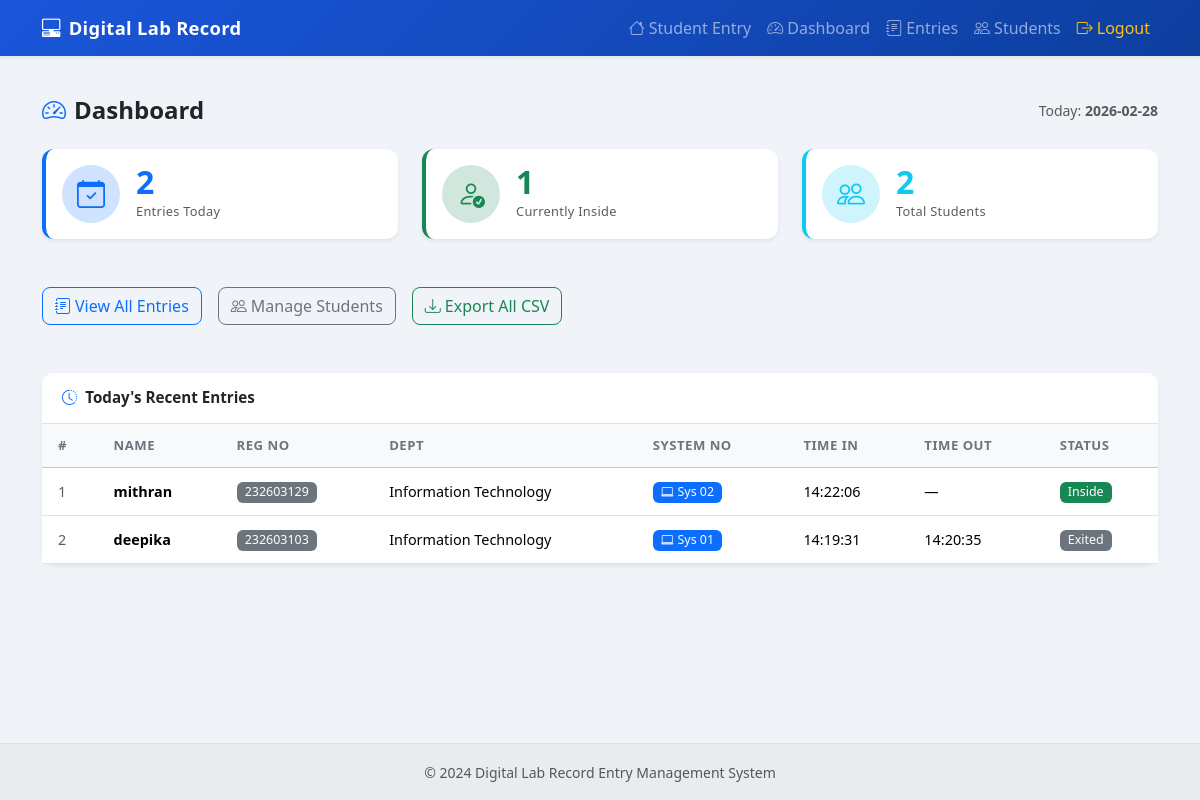
The app's page /admin/dashboard (signed in) with its own data.
### tables this page shows
CREATE TABLE entries (
            id          INTEGER PRIMARY KEY AUTOINCREMENT,
            student_id  INTEGER NOT NULL,
            lab_name    TEXT    NOT NULL DEFAULT 'Computer Lab',
            system_no   TEXT,
            time_in     TEXT    NOT NULL,
            time_out    TEXT,
            date        TEXT    NOT NULL,
            FOREIGN KEY (student_id) REFERENCES students(id)
        );

CREATE TABLE students (
            id      INTEGER PRIMARY KEY AUTOINCREMENT,
            name    TEXT    NOT NULL,
            reg_no  TEXT    NOT NULL UNIQUE,
            dept    TEXT    NOT NULL
        );

### app.py (the view)
@app.route("/admin/dashboard")
@login_required
def admin_dashboard():
    conn = get_db()
    today = date.today().isoformat()
    total_today = conn.execute(
        "SELECT COUNT(*) FROM entries WHERE date = ?", (today,)
    ).fetchone()[0]
    inside_now = conn.execute(
        "SELECT COUNT(*) FROM entries WHERE date = ? AND time_out IS NULL", (today,)
    ).fetchone()[0]
    total_students = conn.execute(
        "SELECT COUNT(*) FROM students"
    ).fetchone()[0]
    recent_entries = conn.execute("""
        SELECT e.id, s.name, s.reg_no, s.dept,
               e.lab_name, e.system_no, e.time_in, e.time_out, e.date
        FROM entries e
        JOIN students s ON e.student_id = s.id
        WHERE e.date = ?
        ORDER BY e.id DESC
        LIMIT 10
    """, (today,)).fetchall()
    conn.close()
    return render_template(
        "admin_dashboard.html",
        total_today=total_today,
        inside_now=inside_now,
        total_students=total_students,
        recent_entries=recent_entries,
        today=today
    )

### app.py (called while the page is built)
def get_db():
    conn = sqlite3.connect(DATABASE)
    conn.row_factory = sqlite3.Row  # Access columns by name
    return conn

def is_logged_in():
    return session.get("admin_logged_in") is True

def login_required(f):
    from functools import wraps
    @wraps(f)
    def decorated(*args, **kwargs):
        if not is_logged_in():
            flash("Please login to access the admin panel.", "warning")
            return redirect(url_for("admin_login"))
        return f(*args, **kwargs)
    return decorated

### templates/admin_dashboard.html (shortened to what this page needs)
{% extends "base.html" %}
{% block content %}
<div class="d-flex justify-content-between align-items-center mb-4">
  <h4 class="fw-bold mb-0"><i class="bi bi-speedometer2 me-2 text-primary"></i>Dashboard</h4>
  <span class="text-muted small">Today: <strong>{{ today }}</strong></span>
</div>
<div class="row g-4 mb-5">
  <div class="col-md-4">
    <div class="card stat-card border-0 shadow-sm h-100 border-start border-4 border-primary">
      <div class="card-body d-flex align-items-center gap-3">
        <div class="stat-icon bg-primary-subtle text-primary rounded-circle p-3">
          <i class="bi bi-calendar-check fs-3"></i>
        </div>
        <div>
          <div class="stat-value text-primary">{{ total_today }}</div>
          <div class="stat-label text-muted">Entries Today</div>
        </div>
      </div>
    </div>
  </div>
  <div class="col-md-4">
    <div class="card stat-card border-0 shadow-sm h-100 border-start border-4 border-success">
      <div class="card-body d-flex align-items-center gap-3">
        <div class="stat-icon bg-success-subtle text-success rounded-circle p-3">
          <i class="bi bi-person-check fs-3"></i>
        </div>
        <div>
          <div class="stat-value text-success">{{ inside_now }}</div>
          <div class="stat-label text-muted">Currently Inside</div>
        </div>
      </div>
    </div>
  </div>
  <div class="col-md-4">
    <div class="card stat-card border-0 shadow-sm h-100 border-start border-4 border-info">
      <div class="card-body d-flex align-items-center gap-3">
        <div class="stat-icon bg-info-subtle text-info rounded-circle p-3">
          <i class="bi bi-people fs-3"></i>
        </div>
        <div>
          <div class="stat-value text-info">{{ total_students }}</div>
          <div class="stat-label text-muted">Total Students</div>
        </div>
      </div>
    </div>
  </div>
</div>
<div class="row g-3 mb-5">
  <div class="col-auto">
    <a href="{{ url_for('admin_entries') }}" class="btn btn-outline-primary">
      <i class="bi bi-journal-text me-1"></i>View All Entries
    </a>
  </div>
  <div class="col-auto">
    <a href="{{ url_for('admin_students') }}" class="btn btn-outline-secondary">
      <i class="bi bi-people me-1"></i>Manage Students
    </a>
  </div>
  <div class="col-auto">
    <a href="{{ url_for('admin_export') }}" class="btn btn-outline-success">
      <i class="bi bi-download me-1"></i>Export All CSV
    </a>
  </div>
</div>
<div class="card border-0 shadow-sm">
  <div class="card-header bg-white fw-semibold border-bottom">
    <i class="bi bi-clock-history me-2 text-primary"></i>Today's Recent Entries
  </div>
  <div class="card-body p-0">
    {% if recent_entries %}
    <div class="table-responsive">
      <table class="table table-hover align-middle mb-0">
        <thead class="table-light">
          <tr>
            <th>#</th>
            <th>Name</th>
            <th>Reg No</th>
            <th>Dept</th>
            <th>System No</th>
            <th>Time In</th>
            <th>Time Out</th>
            <th>Status</th>
          </tr>
        </thead>
        <tbody>
          {% for e in recent_entries %}
          <tr>
            <td class="text-muted small">{{ loop.index }}</td>
            <td class="fw-semibold">{{ e.name }}</td>
            <td><span class="badge bg-secondary">{{ e.reg_no }}</span></td>
            <td>{{ e.dept }}</td>
            <td>
              {% if e.system_no %}
                <span class="badge bg-primary"><i class="bi bi-laptop me-1"></i>Sys {{ e.system_no }}</span>
              {% else %}—{% endif %}
            </td>
            <td>{{ e.time_in }}</td>
            <td>{{ e.time_out or '—' }}</td>
            <td>
              {% if e.time_out %}
                <span class="badge bg-secondary">Exited</span>
              {% else %}
                <span class="badge bg-success">Inside</span>
              {% endif %}
            </td>
          </tr>
          {% endfor %}
        </tbody>
      </table>
    </div>
    {% else %}
    <div class="text-center text-muted py-5">
      <i class="bi bi-inbox display-6 d-block mb-2"></i>
      No entries recorded today.
    </div>
    {% endif %}
  </div>
</div>
{% endblock %}

### templates/base.html (shortened to what this page needs)
<!DOCTYPE html>
<html lang="en">
<head>
  <link href="https://cdn.jsdelivr.net/npm/bootstrap@5.3.2/dist/css/bootstrap.min.css" rel="stylesheet"/>
  <link href="https://cdn.jsdelivr.net/npm/bootstrap-icons@1.11.3/font/bootstrap-icons.min.css" rel="stylesheet"/>
  <link rel="stylesheet" href="{{ url_for('static', filename='css/style.css') }}"/>
</head>
<body>
  <nav class="navbar navbar-expand-lg navbar-dark bg-primary shadow-sm">
    <div class="container">
      <a class="navbar-brand fw-bold" href="{{ url_for('index') }}">
        <i class="bi bi-pc-display-horizontal me-2"></i>Digital Lab Record
      </a>
      <div class="collapse navbar-collapse" id="navMenu">
        <ul class="navbar-nav ms-auto">
          <li class="nav-item">
            <a class="nav-link" href="{{ url_for('index') }}">
              <i class="bi bi-house me-1"></i>Student Entry
            </a>
          </li>
          {% if session.get('admin_logged_in') %}
          <li class="nav-item">
            <a class="nav-link" href="{{ url_for('admin_dashboard') }}">
              <i class="bi bi-speedometer2 me-1"></i>Dashboard
            </a>
          </li>
          <li class="nav-item">
            <a class="nav-link" href="{{ url_for('admin_entries') }}">
              <i class="bi bi-journal-text me-1"></i>Entries
            </a>
          </li>
          <li class="nav-item">
            <a class="nav-link" href="{{ url_for('admin_students') }}">
              <i class="bi bi-people me-1"></i>Students
            </a>
          </li>
          <li class="nav-item">
            <a class="nav-link text-warning" href="{{ url_for('admin_logout') }}">
              <i class="bi bi-box-arrow-right me-1"></i>Logout
            </a>
          </li>
          {% else %}
          <li class="nav-item">
            <a class="nav-link" href="{{ url_for('admin_login') }}">
              <i class="bi bi-shield-lock me-1"></i>Admin
            </a>
          </li>
          {% endif %}
        </ul>
      </div>
    </div>
  </nav>
  <main class="container py-4">
    {% block content %}{% endblock %}
  </main>
  <footer class="footer-bar text-center py-3 mt-auto">
    <small class="text-muted">
      &copy; 2024 Digital Lab Record Entry Management System
    </small>
  </footer>
</body>
</html>

### static/css/style.css (style rules this page uses)
body { background-color: #f0f4f8; font-family: "Segoe UI", system-ui, -apple-system, sans-serif; min-height: 100vh; display: flex; flex-direction: column; }
main { flex: 1; }
.navbar { background: linear-gradient(135deg, #1a56db, #0d3e9e) !important; }
.navbar-brand { font-size: 1.15rem; letter-spacing: 0.3px; }
.card { border-radius: 12px; }
.card-header { border-radius: 12px 12px 0 0 !important; padding: 0.85rem 1.25rem; font-size: 0.95rem; }
.stat-card { border-radius: 12px; transition: transform 0.2s ease, box-shadow 0.2s ease; }
.stat-icon { width: 58px; height: 58px; display: flex; align-items: center; justify-content: center; flex-shrink: 0; }
.stat-value { font-size: 2rem; font-weight: 700; line-height: 1; }
.stat-label { font-size: 0.8rem; margin-top: 4px; letter-spacing: 0.3px; }
.table thead th { font-size: 0.82rem; text-transform: uppercase; letter-spacing: 0.5px; color: #6c757d; border-top: none; padding: 0.75rem 1rem; }
.table tbody td { padding: 0.75rem 1rem; font-size: 0.9rem; vertical-align: middle; }
.btn { border-radius: 8px; font-weight: 500; }
.badge { font-weight: 500; font-size: 0.78rem; border-radius: 6px; }
.footer-bar { background-color: #e9ecef; border-top: 1px solid #dee2e6; }

### records on screen
entries: name "mithran", reg_no "232603129", dept "Information Technology", system_no "02", time_in "14:22:06", time_out "—", shows "Inside"
entries: name "deepika", reg_no "232603103", dept "Information Technology", system_no "01", time_in "14:19:31", time_out "14:20:35", shows "Exited"

### other values on screen
{{ total_today }} "2"
{{ inside_now }} "1"
{{ total_students }} "2"
